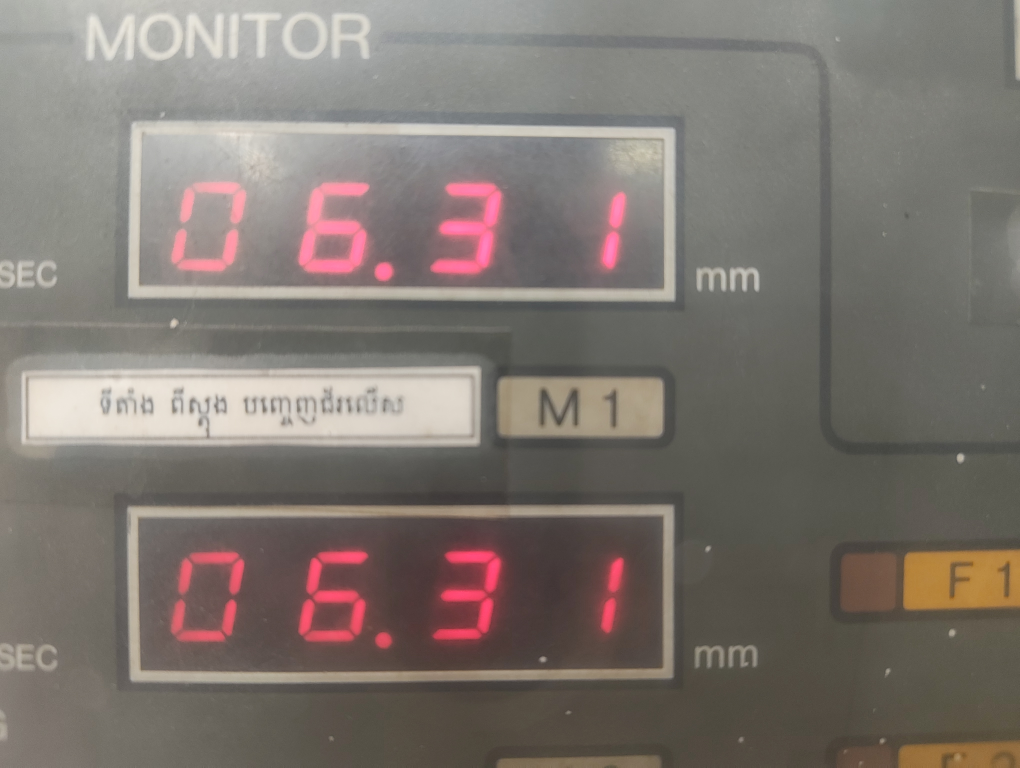
#> input picture img/raw/raw_001.jpg, 4080 x 3072 px (shown at 1/4 size)
$ python -i digit_segmentation.py   (imports and definitions only)
#> lines starting #> are read from the running program, lines starting #| are printed output that depends on the picture; after the words box and inside, x2 and y2 are one past the last pixel; in counts of white or black regions, pixels touching at a corner belong together
#> further down, picture is the input picture: shape (3072, 4080, 3); mean B, G, R 111.7, 117.9, 126.1
import cv2
import imutils
import numpy as np


DIGITS_LOOKUP = {
    (1, 1, 1, 0, 1, 1, 1): "0",
    (0, 0, 1, 0, 0, 1, 0): "1",
    (1, 0, 1, 1, 1, 0, 1): "2",
    (1, 0, 1, 1, 0, 1, 1): "3",
    (0, 1, 1, 1, 0, 1, 0): "4",
    (1, 1, 0, 1, 0, 1, 1): "5",
    (1, 1, 0, 1, 1, 1, 1): "6",
    (1, 0, 1, 0, 0, 1, 0): "7",
    (1, 1, 1, 1, 1, 1, 1): "8",
    (1, 1, 1, 1, 0, 1, 1): "9",
}

def thresholding_digit(roi_img):
    b_channel, g_channel, r_channel = cv2.split(roi_img)
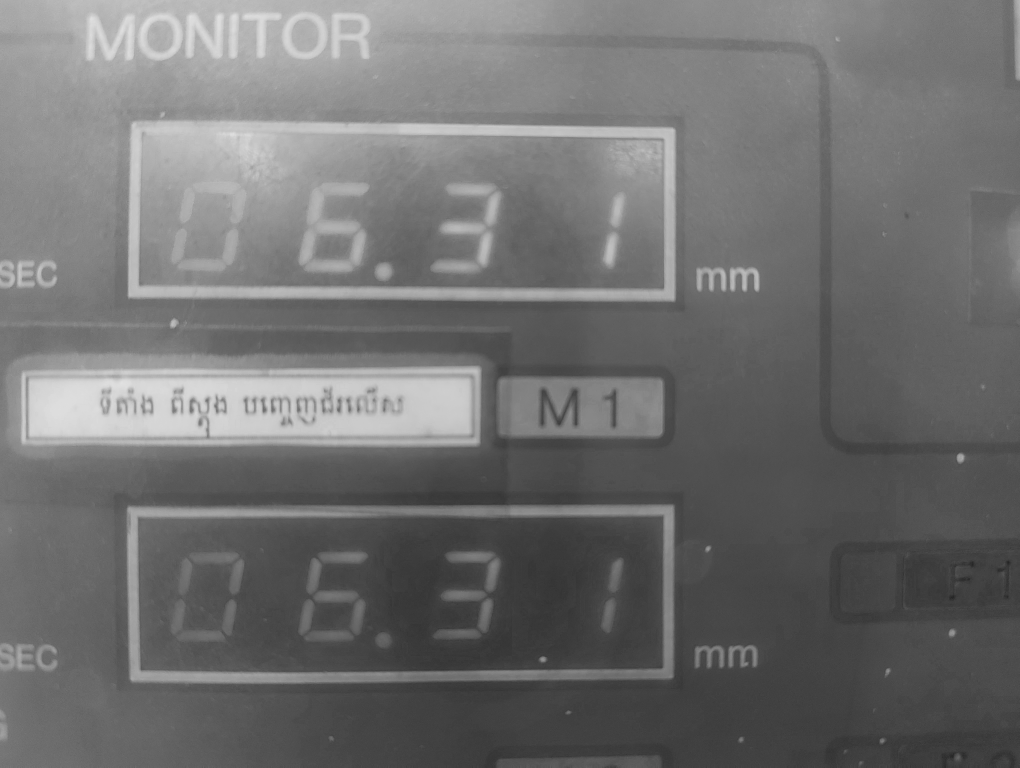
#> b_channel: shape (3072, 4080) (shown at 1/4 size); min 24, max 227, mean 111.7
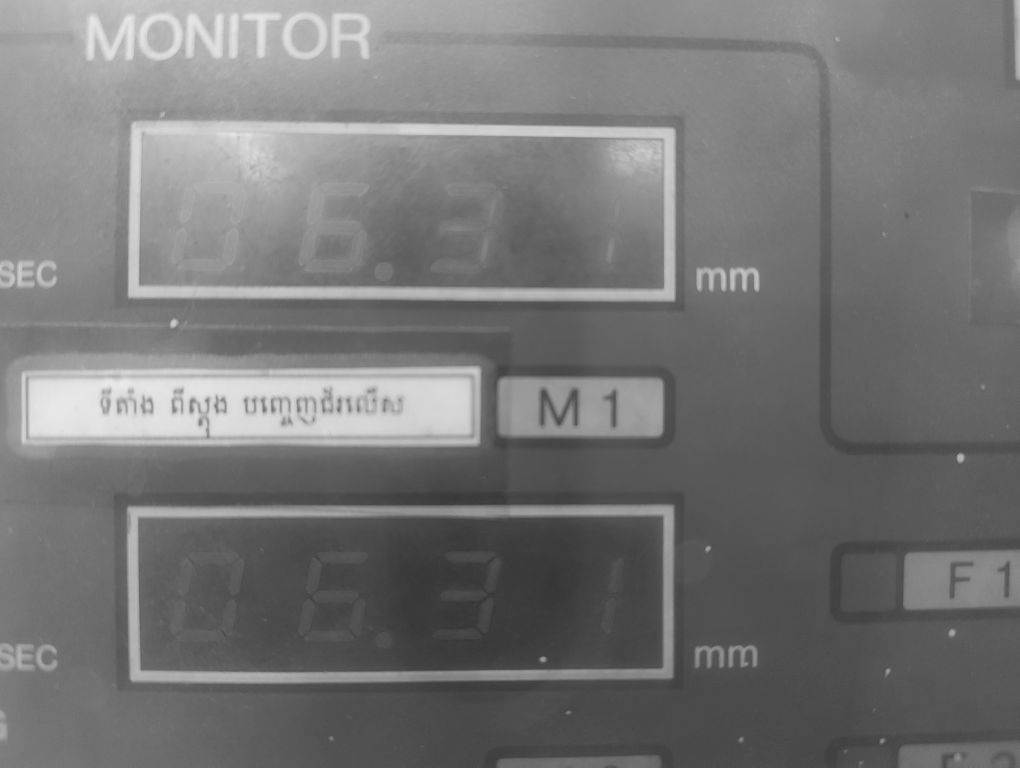
#> g_channel: shape (3072, 4080) (shown at 1/4 size); min 40, max 235, mean 117.9
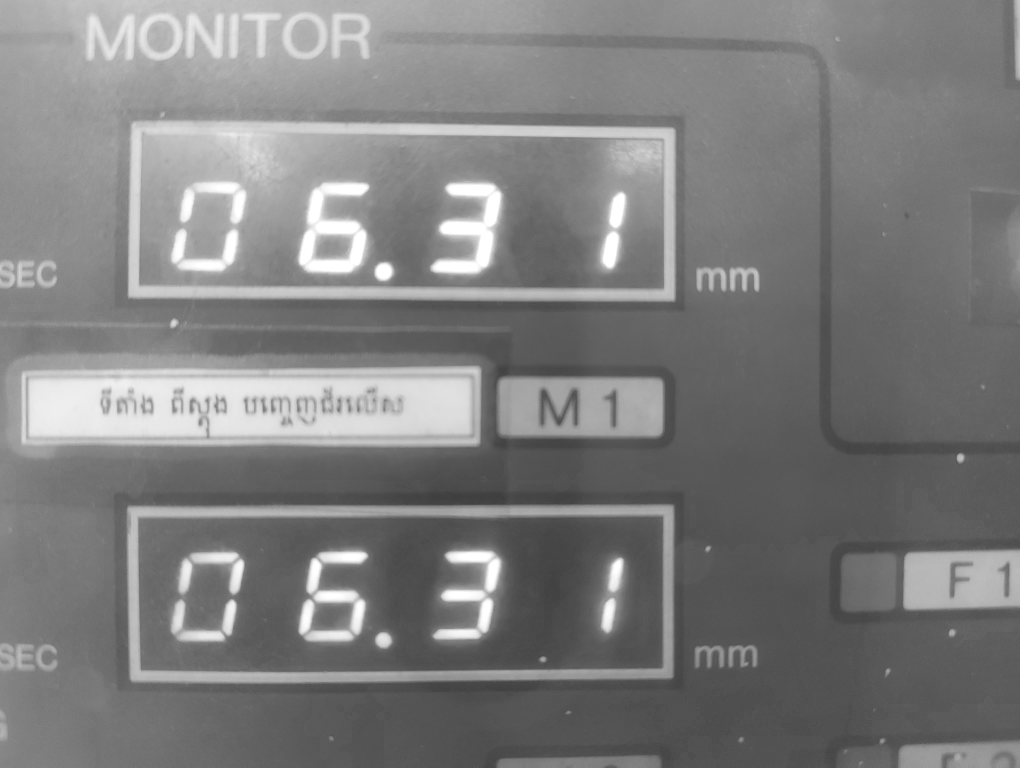
#> r_channel: shape (3072, 4080) (shown at 1/4 size); min 52, max 255, mean 126.1

    # Seven-segment LEDs are strongly red, so isolate that signal instead of
    # inverting a grayscale image, which turns the whole dark display on.
    red_score = cv2.subtract(r_channel, cv2.max(b_channel, g_channel))
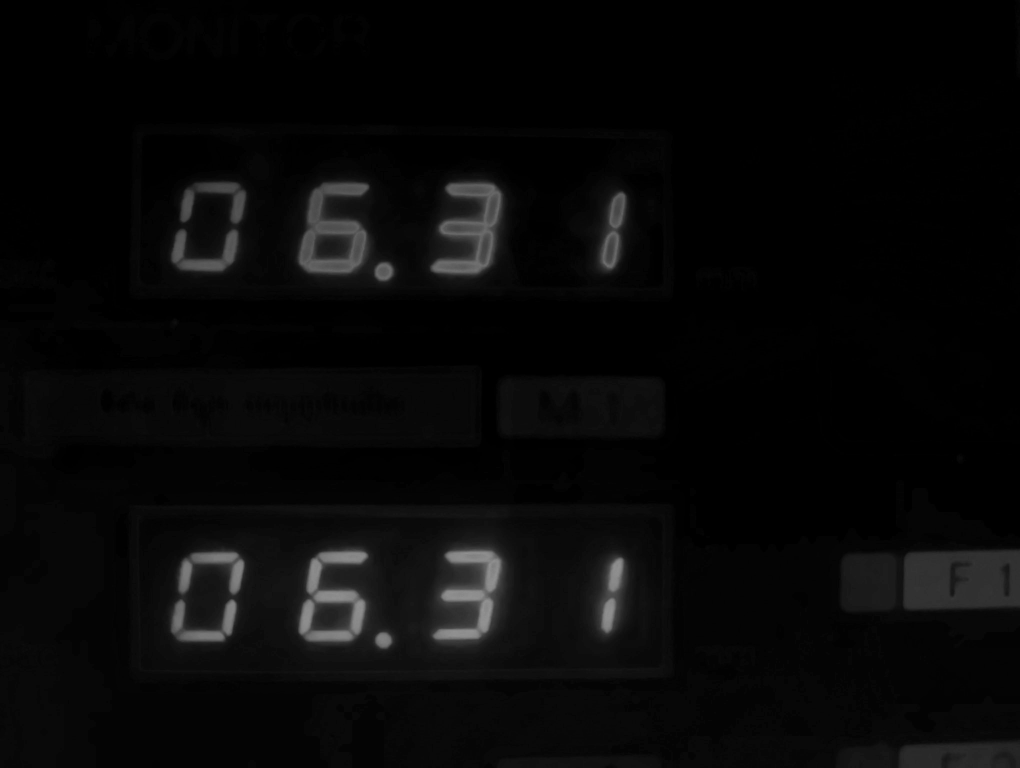
#> red_score: shape (3072, 4080) (shown at 1/4 size); min 0, max 151, mean 7.9
    red_score = cv2.GaussianBlur(red_score, (5, 5), 0)

    thresh = cv2.threshold(
        red_score,
        0,
        255,
        cv2.THRESH_BINARY | cv2.THRESH_OTSU,
    )[1]
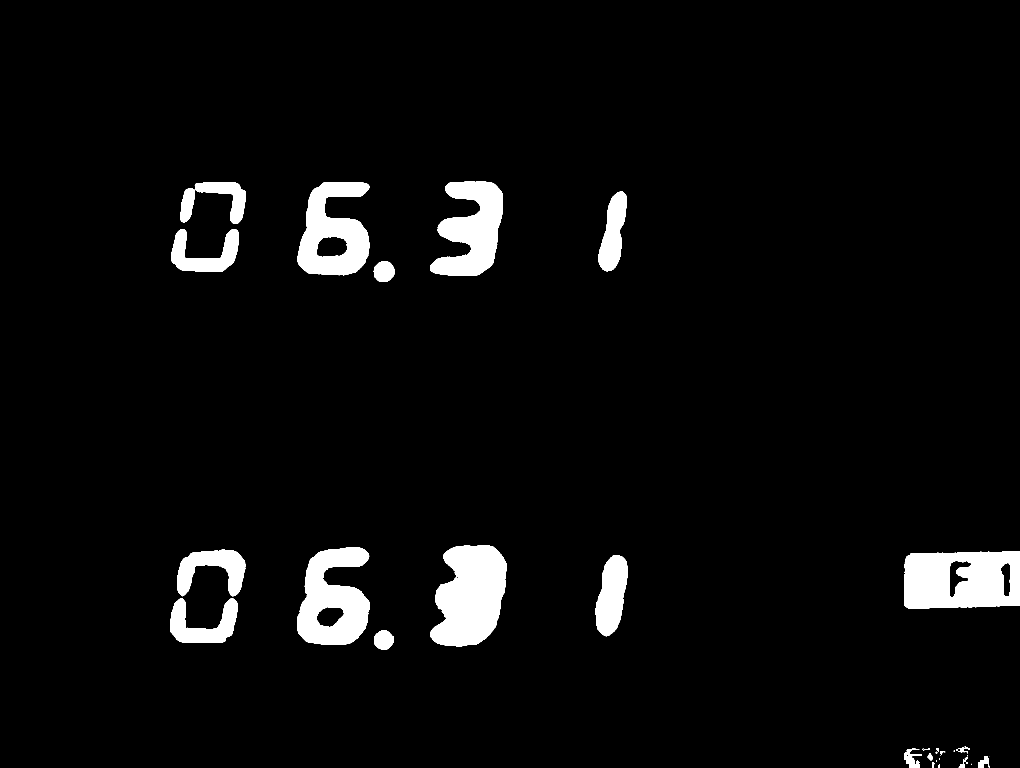
#> thresh: shape (3072, 4080) (shown at 1/4 size); 4.3% white; 36 white regions (6 under 20 px), largest, box (x1, y1, x2, y2) and area: (3617, 2204, 4080, 2434) 90863, (1721, 2182, 2026, 2586) 90706, (1190, 2189, 1479, 2580) 72737

    small_kernel = cv2.getStructuringElement(cv2.MORPH_RECT, (3, 3))
    thresh = cv2.morphologyEx(thresh, cv2.MORPH_OPEN, small_kernel)
#> thresh: shape (3072, 4080); 4.3% white; 37 white regions (5 under 20 px), largest, box (x1, y1, x2, y2) and area: (3617, 2204, 4080, 2434) 90850, (1721, 2182, 2026, 2586) 90701, (1190, 2189, 1478, 2580) 72726
    thresh = cv2.morphologyEx(thresh, cv2.MORPH_CLOSE, small_kernel)
#> thresh: shape (3072, 4080); 4.3% white; 34 white regions (3 under 20 px), largest, box (x1, y1, x2, y2) and area: (3617, 2204, 4080, 2434) 90863, (1721, 2182, 2026, 2586) 90715, (1190, 2189, 1478, 2580) 72737

    return thresh

# [118 lines left out: functions _extract_components, _normalize_digit_crop, decode_digit, read_display, digit_recognition, not called in this run]

>>> import cv2
>>> picture = cv2.imread('img/raw/raw_001.jpg')
>>> result = thresholding_digit(picture)

$ run again, on img/raw/raw_004.jpg
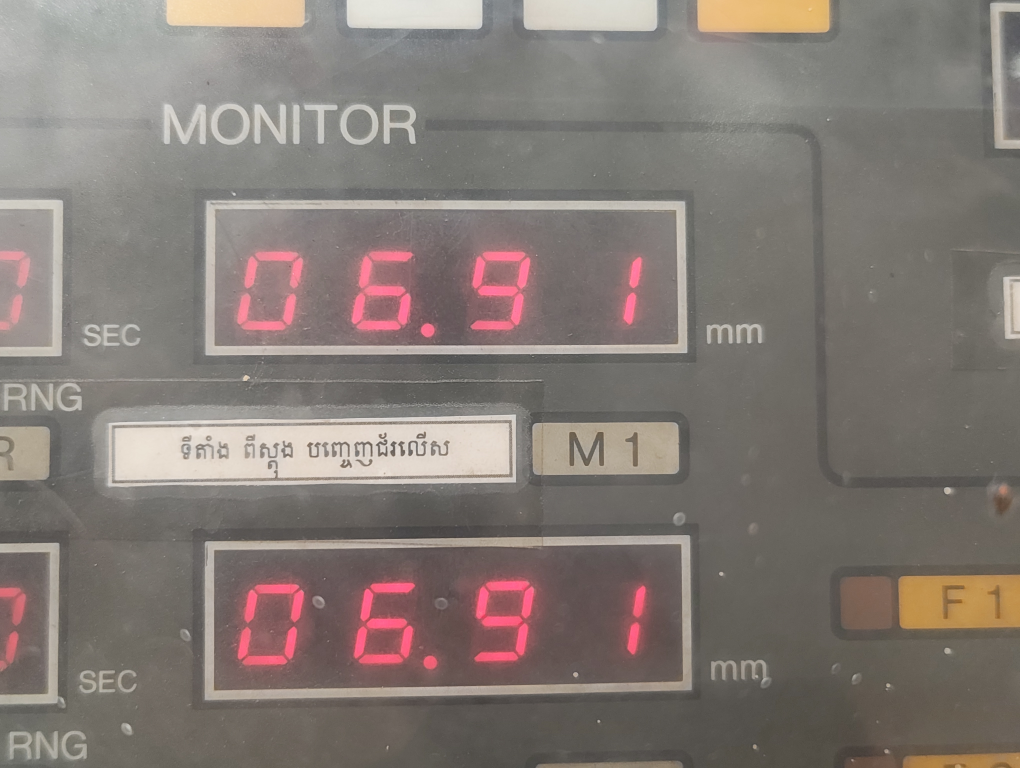
#> input picture img/raw/raw_004.jpg, 4080 x 3072 px (shown at 1/4 size)
#> picture is the input picture: shape (3072, 4080, 3); mean B, G, R 116.8, 122.4, 131.6
#> in thresholding_digit, `b_channel, g_channel, r_channel = cv2.split(roi_img)`:
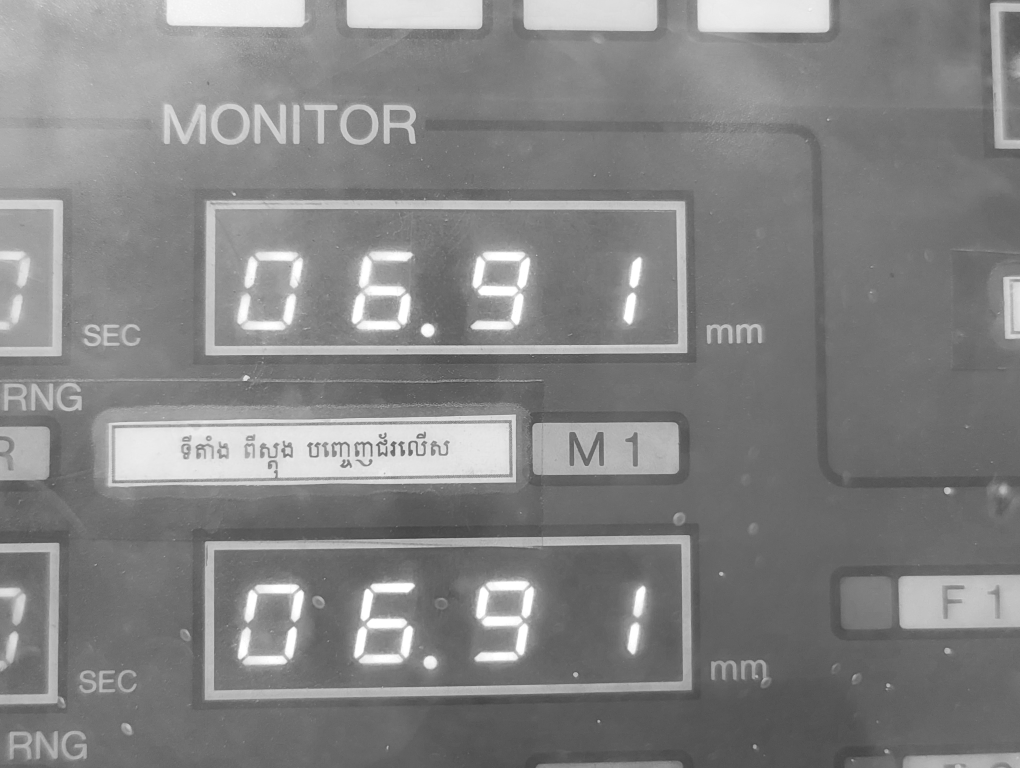
#> r_channel: shape (3072, 4080) (shown at 1/4 size); min 54, max 255, mean 131.6
#> in thresholding_digit, `thresh = cv2.threshold( red_score, 0, 255, cv2.THRESH_BINARY | cv2.THR..`:
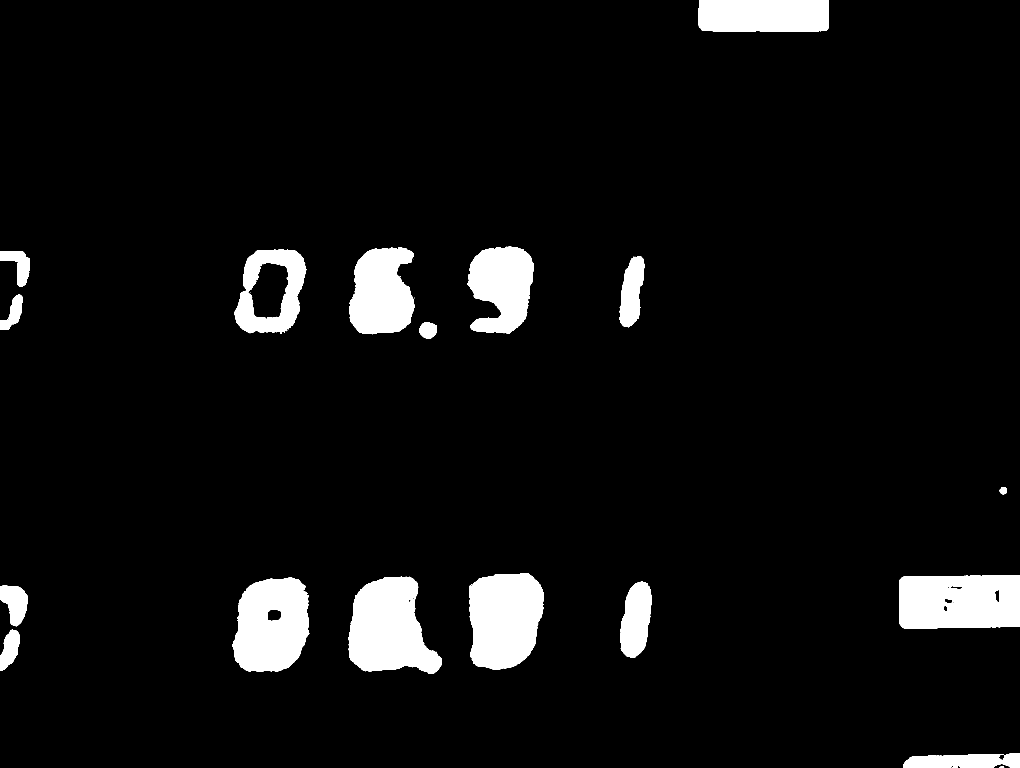
#> thresh: shape (3072, 4080) (shown at 1/4 size); 5.9% white; 27 white regions (8 under 20 px), largest, box (x1, y1, x2, y2) and area: (1393, 2306, 1766, 2696) 100056, (3596, 2301, 4080, 2514) 98030, (1877, 2293, 2176, 2678) 95314
